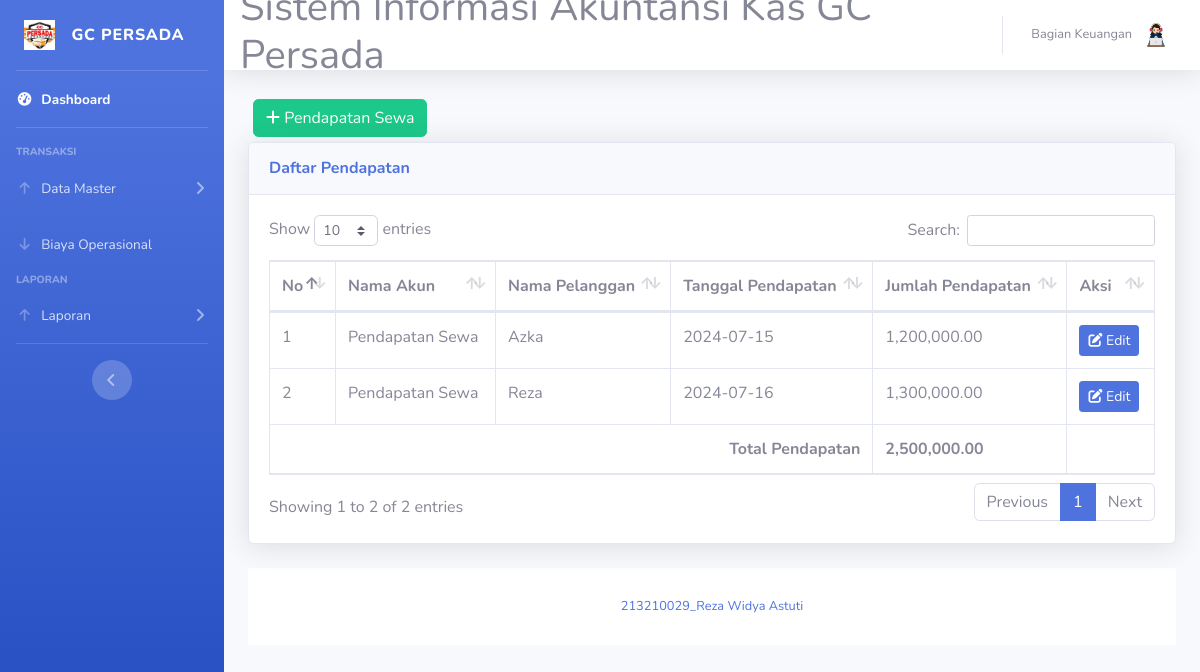
/pendapatan-sewa.php (signed in), run on an earlier commit of the app's database.
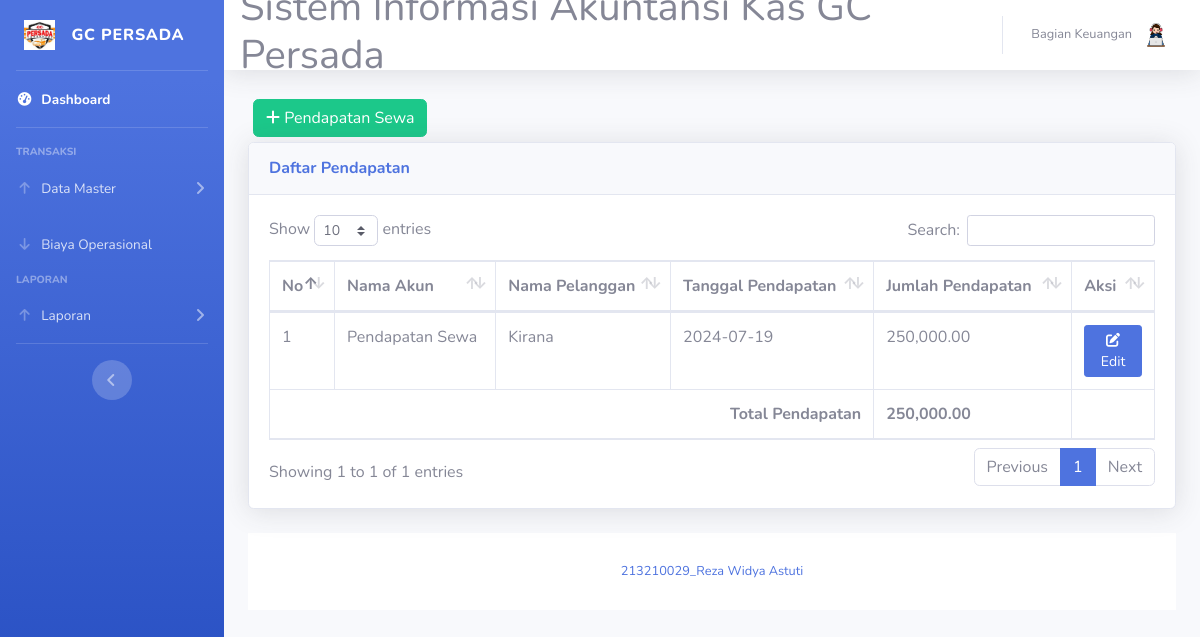
And on a later commit of the database.
### tables this page shows
CREATE TABLE `pendapatan_sewa` (
  `id_pendapatan` int(4) NOT NULL,
  `id_akun` varchar(15) NOT NULL,
  `id_pelanggan` varchar(4) NOT NULL,
  `id_sewa` int(2) NOT NULL,
  `id_bayar` varchar(15) NOT NULL,
  `nama_pendapatan` varchar(20) NOT NULL,
  `tgl_pendapatan` date NOT NULL,
  `jumlah_pendapatan` int(11) NOT NULL
);

CREATE TABLE `kategori_akun` (
  `id_akun` varchar(5) NOT NULL,
  `nama_akun` varchar(25) NOT NULL
);

CREATE TABLE `pelanggan` (
  `id_pelanggan` int(2) NOT NULL,
  `nama` varchar(15) NOT NULL,
  `alamat` varchar(20) NOT NULL,
  `no_hp` varchar(13) NOT NULL,
  `img` varchar(25) NOT NULL
);

### pendapatan-sewa.php (the view, shortened to what this page needs)
<?php
require 'koneksi.php';
?>
<!DOCTYPE html>
<html lang="en">
<head>
  <link href="vendor/fontawesome-free/css/all.min.css" rel="stylesheet" type="text/css">
  <link href="css/sb-admin-2.min.css" rel="stylesheet">
  <link href="vendor/datatables/dataTables.bootstrap4.min.css" rel="stylesheet">
</head>
<body id="page-top">
  <?php $role = $_SESSION['role_id'];
  $role == '3' ? require('sidebar-karyawan.php') : require('sidebar.php') ?>
  <?php require 'navbar.php'; ?>
  <div id="content">
    <div class="container-fluid">
    <button type="button" class="btn btn-success" style="margin:5px" data-toggle="modal" data-target="#myModalTambah"><i class="fa fa-plus"></i> Pendapatan Sewa</button><br>
      <div class="card shadow mb-4">
        <div class="card-header py-3">
          <h6 class="m-0 font-weight-bold text-primary">Daftar Pendapatan</h6>
        </div>
        <div class="card-body">
          <div class="table-responsive">
            <table class="table table-bordered" id="dataTable" width="100%" cellspacing="0">
              <thead>
                <tr>
                  <th>No</th>
                  <th>Nama Akun</th>
                  <th>Nama Pelanggan</th>
                  <th>Tanggal Pendapatan</th>
                  <th>Jumlah Pendapatan</th>
                  <th>Aksi</th>
                </tr>
              </thead>
              <tbody>
                <?php
                $no = 0;
                $total_pendapatan = 0;
                $query = mysqli_query($koneksi, "SELECT pendapatan_sewa.*, kategori_akun.nama_akun, pelanggan.nama FROM pendapatan_sewa JOIN kategori_akun ON pendapatan_sewa.id_akun=kategori_akun.id_akun JOIN pelanggan ON pelanggan.id_pelanggan = pendapatan_sewa.id_pelanggan");
                while ($data = mysqli_fetch_assoc($query)) {
                  $total_pendapatan += $data['jumlah_pendapatan'];
                ?>
                  <tr>
                    <td><?= $no += 1; ?></td>
                    <td><?= $data['nama_akun'] ?></td>
                    <td><?= $data['nama'] ?></td>
                    <td><?= $data['tgl_pendapatan'] ?></td>
                    <td><?= number_format($data['jumlah_pendapatan'], 2) ?></td>
                    <td>
                    <a href="#" type="button" class="btn btn-primary btn-sm" data-toggle="modal" data-target="#myModal<?= $data['id_pendapatan']; ?>"><i class="fa fa-edit"></i> Edit</a>
                    </td>
                  </tr>
                <?php } ?>
              <tfoot>
                <tr>
                  <td colspan="4" align="right"><strong>Total Pendapatan</strong></td>
                  <td><strong><?= number_format($total_pendapatan, 2); ?></strong></td>
                  <td></td>
                </tr>
              </tfoot>
              </tbody>
            </table>
          </div>
        </div>
      </div>
    </div>
    <?php require 'footer.php'; ?>
  </div>
</body>
</html>

### sidebar.php (shortened to what this page needs)
<div id="wrapper">
  <ul class="navbar-nav bg-gradient-primary sidebar sidebar-dark accordion" id="accordionSidebar">
    <a class="sidebar-brand d-flex align-items-center justify-content-center" href="index.php">
      <div class="sidebar-brand-icon rotate-n-0">
        <img src="img/logo.jpg" height="30dvh" alt="">
      </div>
      <div class="sidebar-brand-text mx-3"> GC PERSADA</div>
    </a>
    <hr class="sidebar-divider my-0">
    <li class="nav-item active">
      <a class="nav-link" href="index.php">
        <i class="fas fa-fw fa-tachometer-alt"></i>
        <span>Dashboard</span></a>
    </li>
    <hr class="sidebar-divider">
    <div class="sidebar-heading">
      Transaksi
    </div>
    <li class="nav-item">
      <a class="nav-link collapsed" href="#" data-toggle="collapse" data-target="#collapsePendapatan" aria-expanded="true" aria-controls="collapsePages">
        <i class="fas fa-fw fa-arrow-up"></i>
        <span>Data Master</span>
      </a>
    </li>
    <li class="nav-item">
      <a class="nav-link collapsed" href="operasional.php">
        <i class="fas fa-fw fa-arrow-down"></i>
        <span>Biaya Operasional</span>
      </a>
    </li>
    <div class="sidebar-heading">
      Laporan
    </div>
    <li class="nav-item">
      <a class="nav-link collapsed" href="#" data-toggle="collapse" data-target="#collapseLaporan" aria-expanded="true" aria-controls="collapsePages">
        <i class="fas fa-fw fa-arrow-up"></i>
        <span>Laporan</span>
      </a>
    </li>
    <hr class="sidebar-divider d-none d-md-block">
    <div class="text-center d-none d-md-inline">
      <button class="rounded-circle border-0" id="sidebarToggle"></button>
    </div>
  </ul>
  <div id="content-wrapper" class="d-flex flex-column">

### navbar.php (shortened to what this page needs)
<nav class="navbar navbar-expand navbar-light bg-white topbar mb-4 static-top shadow">
  <h1>Sistem Informasi Akuntansi Kas GC Persada</h1>
<?php require 'user.php'; ?>
</nav>

### user.php (shortened to what this page needs)
<ul class="navbar-nav ml-auto">
  <li class="nav-item dropdown no-arrow">
    <a class="nav-link dropdown-toggle" href="#" id="userDropdown" role="button" data-toggle="dropdown" aria-haspopup="true" aria-expanded="false">
      <span class="mr-2 d-none d-lg-inline text-gray-600 small"><?= $_SESSION['nama'] ?></span>
      <img class="img-profile rounded-circle" src="img/she2.png">
    </a>
  </li>
</ul>

### footer.php
<footer class="sticky-footer bg-white">
  <div class="container my-auto">
    <div class="copyright text-center my-auto">
      <span>
        <a href=''title='' target=''_blank>213210029_Reza Widya Astuti</a>
      </span>
    </div>
  </div>
</footer>

What changed in the data, as far as the page shows it:
removed pendapatan_sewa: no "1", id_akun.nama_akun "Pendapatan Sewa", id_pelanggan.nama "Azka", tgl_pendapatan "2024-07-15", jumlah_pendapatan "1,200,000.00"
removed pendapatan_sewa: no "2", id_akun.nama_akun "Pendapatan Sewa", id_pelanggan.nama "Reza", tgl_pendapatan "2024-07-16", jumlah_pendapatan "1,300,000.00"
added pendapatan_sewa: no "1", id_akun.nama_akun "Pendapatan Sewa", id_pelanggan.nama "Kirana", tgl_pendapatan "2024-07-19", jumlah_pendapatan "250,000.00"
Also different on the page:
text written by a page script: "Show entries Search: Showing 1 to 2 of 2 entries Previous 1 Next" → "Show entries Search: Showing 1 to 1 of 1 entries Previous 1 Next"
$total_pendapatan: "2,500,000.00" → "250,000.00"
